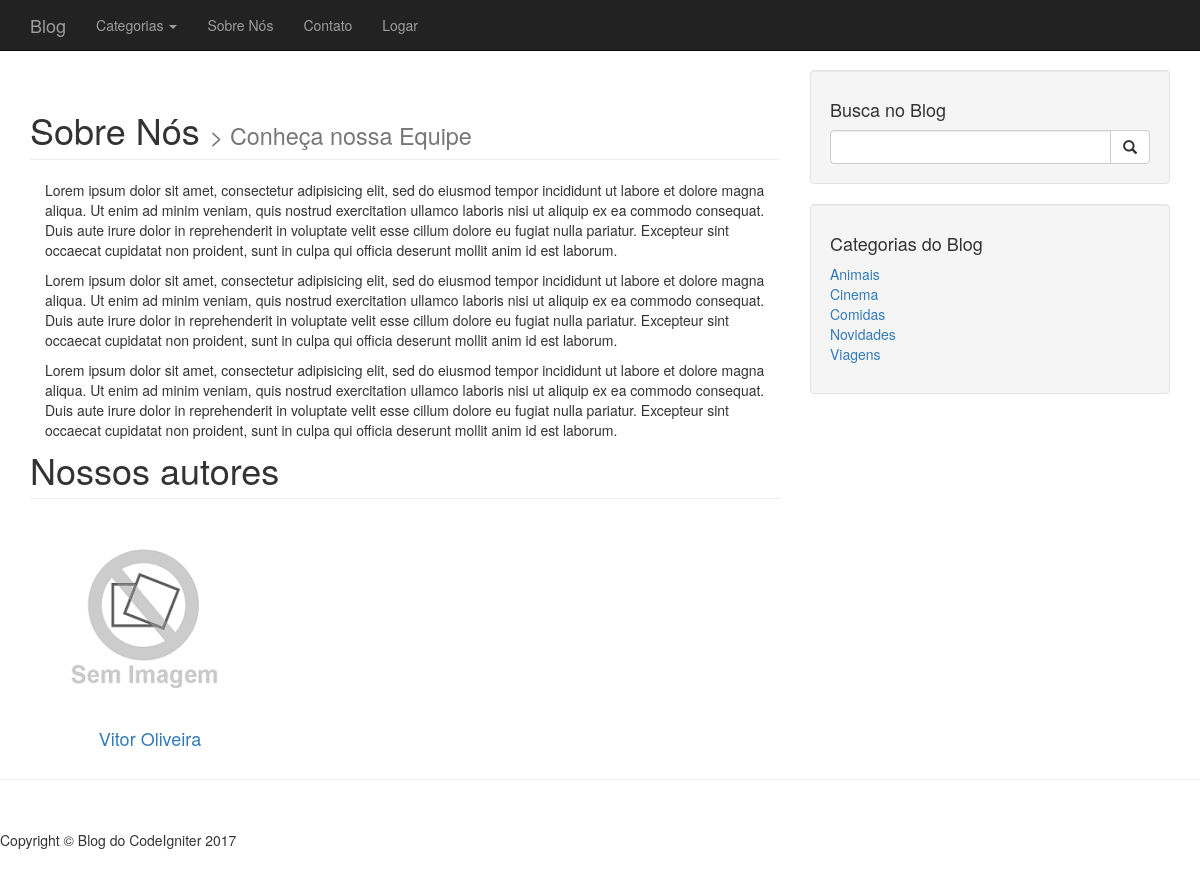
/index.php/sobrenos, run on the app's committed database.
### tables this page shows
CREATE TABLE IF NOT EXISTS `usuario` (
  `id` int(11) NOT NULL AUTO_INCREMENT,
  `nome` varchar(200) DEFAULT NULL,
  `email` varchar(200) DEFAULT NULL,
  `img` longtext,
  `historico` longtext,
  `user` varchar(50) DEFAULT NULL,
  `senha` longtext,
  PRIMARY KEY (`id`)
);

CREATE TABLE IF NOT EXISTS `categoria` (
  `id` int(11) NOT NULL AUTO_INCREMENT,
  `titulo` varchar(100) DEFAULT NULL,
  PRIMARY KEY (`id`)
);

### application/controllers/Sobrenos.php (called while the page is built, shortened)
<?php
class Sobrenos extends CI_Controller {
	public function __construct(){
		$this->load->model('categorias_model','modelcategorias');
		$this->categorias = $this->modelcategorias->listar_categorias();
		$this->load->model('usuarios_model','modelusuarios');
	}
	public function index()
	{
		$this->load->helper('funcoes');
		$dados['categorias'] = $this->categorias;
		$dados['autores'] = $this->modelusuarios->listar_autores();
		$dados['titulo'] = 'Sobre Nós';
		$dados['subtitulo'] = 'Conheça nossa Equipe';
		$this->load->view('frontend/template/html-header',$dados);
		$this->load->view('frontend/template/header');
		$this->load->view('frontend/sobrenos');
		$this->load->view('frontend/template/aside');
		$this->load->view('frontend/template/footer');
		$this->load->view('frontend/template/html-footer');
	}
}

### index.php (called while the page is built, shortened)
<?php
require_once BASEPATH.'core/CodeIgniter.php';

### application/models/Usuarios_model.php (called while the page is built, shortened)
<?php
class Usuarios_model extends CI_Model {
	public function listar_autores(){
		$this->db->select('id,nome,img');
		$this->db->from('usuario');
		$this->db->order_by('nome','ASC');
		return $this->db->get()->result();
	}
}

### application/helpers/funcoes_helper.php (called while the page is built, shortened)
<?php
function limpar($string){
	$table = array(
        '/'=>'', '('=>'', ')'=>'',
    );
    $string = strtr($string, $table);
	$string= preg_replace('/[,.;:`´^~\'"]/', null, iconv('UTF-8','ASCII//TRANSLIT',$string));
	$string= strtolower($string);
	$string= str_replace(" ", "-", $string);
	$string= str_replace("---", "-", $string);
	return $string;
}

### application/models/Categorias_model.php (called while the page is built, shortened)
<?php
class Categorias_model extends CI_Model {
	public function listar_categorias(){
		$this->db->order_by('titulo','ASC');
		return $this->db->get('categoria')->result();
	}
}

### application/views/frontend/template/aside.php (the view)
<div class="col-md-4">
    <div class="well">
        <h4>Busca no Blog</h4>
        <div class="input-group">
            <input type="text" class="form-control">
            <span class="input-group-btn">
                <button class="btn btn-default" type="button">
                    <span class="glyphicon glyphicon-search"></span>
            </button>
            </span>
        </div>
    </div>
    <div class="well">
        <h4>Categorias do Blog</h4>
        <div class="row">
            <div class="col-lg-12">
                <ul class="list-unstyled">
                <?php
                foreach ($categorias as $categoria){
                ?>
                    <li><a href="<?php echo base_url('categoria/'.$categoria->id.'/'.limpar($categoria->titulo)) ?>"><?php echo $categoria->titulo ?></a>
                    </li>
                <?php
                }
                ?>
                </ul>
            </div>
        </div>
    </div>
</div>

### application/views/frontend/sobrenos.php
<div class="container">
    <div class="row">
        <div class="col-md-8">
            <h1 class="page-header">
              <?php echo $titulo ?>
                <small>>
                <?php
                if($subtitulo != ''){
                echo $subtitulo;
                }else{
                    foreach($subtitulodb as $dbtitulo){
                        echo $dbtitulo->titulo;
                    }
                }
                ?></small>
            </h1>
                   <div class="col-md-12 ">
                    <p>Lorem ipsum dolor sit amet, consectetur adipisicing elit, sed do eiusmod
                    tempor incididunt ut labore et dolore magna aliqua. Ut enim ad minim veniam,
                    quis nostrud exercitation ullamco laboris nisi ut aliquip ex ea commodo
                    consequat. Duis aute irure dolor in reprehenderit in voluptate velit esse
                    cillum dolore eu fugiat nulla pariatur. Excepteur sint occaecat cupidatat non
                    proident, sunt in culpa qui officia deserunt mollit anim id est laborum.</p>
                    <p>Lorem ipsum dolor sit amet, consectetur adipisicing elit, sed do eiusmod
                    tempor incididunt ut labore et dolore magna aliqua. Ut enim ad minim veniam,
                    quis nostrud exercitation ullamco laboris nisi ut aliquip ex ea commodo
                    consequat. Duis aute irure dolor in reprehenderit in voluptate velit esse
                    cillum dolore eu fugiat nulla pariatur. Excepteur sint occaecat cupidatat non
                    proident, sunt in culpa qui officia deserunt mollit anim id est laborum.</p>
                     <p>Lorem ipsum dolor sit amet, consectetur adipisicing elit, sed do eiusmod
                    tempor incididunt ut labore et dolore magna aliqua. Ut enim ad minim veniam,
                    quis nostrud exercitation ullamco laboris nisi ut aliquip ex ea commodo
                    consequat. Duis aute irure dolor in reprehenderit in voluptate velit esse
                    cillum dolore eu fugiat nulla pariatur. Excepteur sint occaecat cupidatat non
                    proident, sunt in culpa qui officia deserunt mollit anim id est laborum.</p>
            </div>
            <br>
             <h1 class="page-header">
               Nossos autores
            </h1>
            <div class="col-md-12 row">
            <?php
                foreach($autores as $autor){
            ?>
                <div class="col-md-4 col-xs-6">
                    <?php
                if($autor->img == 1){
                $mostraImg= "assets/frontend/img/usuarios/".md5($autor->id).".jpg";
                }else{
                $mostraImg= "assets/frontend/img/semFoto.png";
                }
                ?>
            <img class="img-responsive img-circle" src="<?php echo base_url($mostraImg) ?>" alt="">
                     <h4 class="text-center">
                        <a href="<?php echo base_url('autor/'.$autor->id.'/'.limpar($autor->nome)) ?>"><?php echo $autor->nome ?></a>
                    </h4>
                </div>
                <?php
                }
             ?>
            </div>
        </div>

### curso_codeigniter_3/assets/frontend/css/blog.css (style rules this page uses)
body { padding-top: 70px; }

### data on the page
usuario: nome "Vitor Oliveira"
categoria: titulo "Animais"
categoria: titulo "Cinema"
categoria: titulo "Comidas"
categoria: titulo "Novidades"
categoria: titulo "Viagens"

### other printed values
$titulo "Sobre Nós"
$subtitulo "Conheça nossa Equipe"
